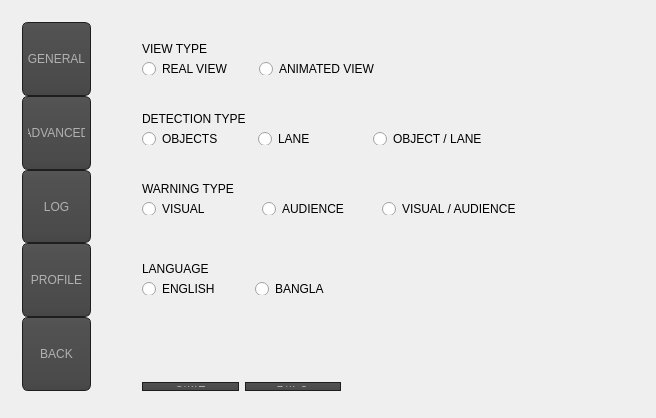
<?xml version="1.0" encoding="UTF-8"?>
<ui version="4.0">
 <class>MainWindow</class>
 <widget class="QMainWindow" name="MainWindow">
  <property name="geometry">
   <rect>
    <x>0</x>
    <y>0</y>
    <width>656</width>
    <height>418</height>
   </rect>
  </property>
  <property name="windowTitle">
   <string> ADAMS KIT V1</string>
  </property>
  <property name="styleSheet">
   <string notr="true">QPushButton
{
    color: #b1b1b1;
    background-color: QLinearGradient( x1: 0, y1: 0, x2: 0, y2: 1, stop: 0 #565656, stop: 0.1 #525252, stop: 0.5 #4e4e4e, stop: 0.9 #4a4a4a, stop: 1 #464646);
    border-width: 1px;
    border-color: #1e1e1e;
    border-style: solid;
    border-radius: 6;
    padding: 3px;
    font-size: 12px;
    padding-left: 5px;
    padding-right: 5px;
}

QPushButton:pressed
{
    background-color: QLinearGradient( x1: 0, y1: 0, x2: 0, y2: 1, stop: 0 #2d2d2d, stop: 0.1 #2b2b2b, stop: 0.5 #292929, stop: 0.9 #282828, stop: 1 #252525);
}

QPushButton:hover
{
    
}

QPushButton:focus {
    border: 2px solid QLinearGradient( x1: 0, y1: 0, x2: 0, y2: 1, stop: 0 #ffa02f, stop: 1 #d7801a);
}

QRadioButton:focus {
    border: 2px solid QLinearGradient( x1: 0, y1: 0, x2: 0, y2: 1, stop: 0 #ffa02f, stop: 1 #d7801a);
}

QSlider:focus {
    border: 2px solid QLinearGradient( x1: 0, y1: 0, x2: 0, y2: 1, stop: 0 #ffa02f, stop: 1 #d7801a);
}</string>
  </property>
  <widget class="QWidget" name="centralWidget">
   <layout class="QGridLayout" name="gridLayout">
    <item row="0" column="0">
     <widget class="QStackedWidget" name="stackedWidget">
      <property name="autoFillBackground">
       <bool>false</bool>
      </property>
      <property name="styleSheet">
       <string notr="true"/>
      </property>
      <property name="currentIndex">
       <number>0</number>
      </property>
      <widget class="QWidget" name="settingsPage">
       <property name="styleSheet">
        <string notr="true"/>
       </property>
       <widget class="QStackedWidget" name="stackedWidget_2">
        <property name="geometry">
         <rect>
          <x>90</x>
          <y>0</y>
          <width>551</width>
          <height>401</height>
         </rect>
        </property>
        <widget class="QWidget" name="generalPage">
         <widget class="QWidget" name="layoutWidget">
          <property name="geometry">
           <rect>
            <x>30</x>
            <y>360</y>
            <width>221</width>
            <height>31</height>
           </rect>
          </property>
          <layout class="QHBoxLayout" name="horizontalLayout_5">
           <item>
            <widget class="QPushButton" name="saveGeneral">
             <property name="sizePolicy">
              <sizepolicy hsizetype="Minimum" vsizetype="Preferred">
               <horstretch>0</horstretch>
               <verstretch>0</verstretch>
              </sizepolicy>
             </property>
             <property name="text">
              <string>SAVE</string>
             </property>
            </widget>
           </item>
           <item>
            <widget class="QPushButton" name="backGeneral">
             <property name="sizePolicy">
              <sizepolicy hsizetype="Minimum" vsizetype="Preferred">
               <horstretch>0</horstretch>
               <verstretch>0</verstretch>
              </sizepolicy>
             </property>
             <property name="text">
              <string>BACK</string>
             </property>
            </widget>
           </item>
          </layout>
         </widget>
         <widget class="QWidget" name="layoutWidget">
          <property name="geometry">
           <rect>
            <x>30</x>
            <y>160</y>
            <width>401</width>
            <height>55</height>
           </rect>
          </property>
          <layout class="QVBoxLayout" name="verticalLayout_4">
           <item>
            <widget class="QLabel" name="label_3">
             <property name="text">
              <string>WARNING TYPE</string>
             </property>
            </widget>
           </item>
           <item>
            <layout class="QHBoxLayout" name="horizontalLayout_4">
             <item>
              <widget class="QRadioButton" name="VISUAL">
               <property name="text">
                <string>VISUAL</string>
               </property>
              </widget>
             </item>
             <item>
              <widget class="QRadioButton" name="AUDIENCE">
               <property name="text">
                <string>AUDIENCE</string>
               </property>
              </widget>
             </item>
             <item>
              <widget class="QRadioButton" name="VISUALAUDIENCE">
               <property name="text">
                <string>VISUAL / AUDIENCE</string>
               </property>
              </widget>
             </item>
            </layout>
           </item>
          </layout>
         </widget>
         <widget class="QWidget" name="layoutWidget">
          <property name="geometry">
           <rect>
            <x>30</x>
            <y>90</y>
            <width>367</width>
            <height>55</height>
           </rect>
          </property>
          <layout class="QVBoxLayout" name="verticalLayout_3">
           <item>
            <widget class="QLabel" name="label_2">
             <property name="text">
              <string>DETECTION TYPE</string>
             </property>
            </widget>
           </item>
           <item>
            <layout class="QHBoxLayout" name="horizontalLayout_3">
             <item>
              <widget class="QRadioButton" name="OBJECTS">
               <property name="text">
                <string>OBJECTS</string>
               </property>
              </widget>
             </item>
             <item>
              <widget class="QRadioButton" name="LANE">
               <property name="text">
                <string>LANE</string>
               </property>
              </widget>
             </item>
             <item>
              <widget class="QRadioButton" name="OBJECTLANE">
               <property name="text">
                <string>OBJECT / LANE</string>
               </property>
              </widget>
             </item>
            </layout>
           </item>
          </layout>
         </widget>
         <widget class="QWidget" name="layoutWidget">
          <property name="geometry">
           <rect>
            <x>30</x>
            <y>20</y>
            <width>261</width>
            <height>55</height>
           </rect>
          </property>
          <layout class="QVBoxLayout" name="verticalLayout_2">
           <item>
            <widget class="QLabel" name="label">
             <property name="text">
              <string>VIEW TYPE</string>
             </property>
            </widget>
           </item>
           <item>
            <layout class="QHBoxLayout" name="horizontalLayout_2">
             <item>
              <widget class="QRadioButton" name="REAL">
               <property name="text">
                <string>REAL VIEW</string>
               </property>
              </widget>
             </item>
             <item>
              <widget class="QRadioButton" name="ANIMATED">
               <property name="text">
                <string>ANIMATED VIEW</string>
               </property>
              </widget>
             </item>
            </layout>
           </item>
          </layout>
         </widget>
         <widget class="QWidget" name="layoutWidget">
          <property name="geometry">
           <rect>
            <x>30</x>
            <y>240</y>
            <width>241</width>
            <height>55</height>
           </rect>
          </property>
          <layout class="QVBoxLayout" name="verticalLayout_10">
           <item>
            <widget class="QLabel" name="label_9">
             <property name="text">
              <string>LANGUAGE</string>
             </property>
            </widget>
           </item>
           <item>
            <layout class="QHBoxLayout" name="horizontalLayout_7">
             <item>
              <widget class="QRadioButton" name="ENGLISH">
               <property name="text">
                <string>ENGLISH</string>
               </property>
              </widget>
             </item>
             <item>
              <widget class="QRadioButton" name="BANGLA">
               <property name="text">
                <string>BANGLA</string>
               </property>
              </widget>
             </item>
            </layout>
           </item>
          </layout>
         </widget>
        </widget>
        <widget class="QWidget" name="advancedPage">
         <widget class="QWidget" name="layoutWidget">
          <property name="geometry">
           <rect>
            <x>30</x>
            <y>20</y>
            <width>411</width>
            <height>184</height>
           </rect>
          </property>
          <layout class="QVBoxLayout" name="verticalLayout_8">
           <property name="spacing">
            <number>10</number>
           </property>
           <item>
            <layout class="QVBoxLayout" name="verticalLayout_5">
             <item>
              <widget class="QLabel" name="label_4">
               <property name="text">
                <string>OBJECT DETECTION</string>
               </property>
              </widget>
             </item>
             <item>
              <widget class="QSlider" name="objectSlider">
               <property name="orientation">
                <enum>Qt::Horizontal</enum>
               </property>
              </widget>
             </item>
            </layout>
           </item>
           <item>
            <layout class="QVBoxLayout" name="verticalLayout_6">
             <item>
              <widget class="QLabel" name="label_5">
               <property name="text">
                <string>LANE DETECTION</string>
               </property>
              </widget>
             </item>
             <item>
              <widget class="QSlider" name="LaneSlider">
               <property name="orientation">
                <enum>Qt::Horizontal</enum>
               </property>
              </widget>
             </item>
            </layout>
           </item>
           <item>
            <layout class="QVBoxLayout" name="verticalLayout_7">
             <item>
              <widget class="QLabel" name="label_6">
               <property name="text">
                <string>VOLUME</string>
               </property>
              </widget>
             </item>
             <item>
              <widget class="QSlider" name="volumeSlider">
               <property name="orientation">
                <enum>Qt::Horizontal</enum>
               </property>
              </widget>
             </item>
            </layout>
           </item>
          </layout>
         </widget>
         <widget class="QWidget" name="layoutWidget">
          <property name="geometry">
           <rect>
            <x>30</x>
            <y>360</y>
            <width>221</width>
            <height>31</height>
           </rect>
          </property>
          <layout class="QHBoxLayout" name="horizontalLayout_6">
           <item>
            <widget class="QPushButton" name="saveAdvanced">
             <property name="sizePolicy">
              <sizepolicy hsizetype="Minimum" vsizetype="Preferred">
               <horstretch>0</horstretch>
               <verstretch>0</verstretch>
              </sizepolicy>
             </property>
             <property name="text">
              <string>SAVE</string>
             </property>
            </widget>
           </item>
           <item>
            <widget class="QPushButton" name="backAdvanced">
             <property name="sizePolicy">
              <sizepolicy hsizetype="Minimum" vsizetype="Preferred">
               <horstretch>0</horstretch>
               <verstretch>0</verstretch>
              </sizepolicy>
             </property>
             <property name="text">
              <string>BACK</string>
             </property>
            </widget>
           </item>
          </layout>
         </widget>
        </widget>
        <widget class="QWidget" name="logPage">
         <widget class="QWidget" name="layoutWidget">
          <property name="geometry">
           <rect>
            <x>220</x>
            <y>60</y>
            <width>127</width>
            <height>241</height>
           </rect>
          </property>
          <layout class="QVBoxLayout" name="verticalLayout_9">
           <item>
            <widget class="QPushButton" name="motionButton">
             <property name="sizePolicy">
              <sizepolicy hsizetype="Minimum" vsizetype="Preferred">
               <horstretch>0</horstretch>
               <verstretch>0</verstretch>
              </sizepolicy>
             </property>
             <property name="text">
              <string>MOTION</string>
             </property>
            </widget>
           </item>
           <item>
            <widget class="QPushButton" name="gpsButton">
             <property name="sizePolicy">
              <sizepolicy hsizetype="Minimum" vsizetype="Preferred">
               <horstretch>0</horstretch>
               <verstretch>0</verstretch>
              </sizepolicy>
             </property>
             <property name="text">
              <string>GPS</string>
             </property>
            </widget>
           </item>
           <item>
            <widget class="QPushButton" name="videoButton">
             <property name="sizePolicy">
              <sizepolicy hsizetype="Minimum" vsizetype="Preferred">
               <horstretch>0</horstretch>
               <verstretch>0</verstretch>
              </sizepolicy>
             </property>
             <property name="text">
              <string>VIDEO</string>
             </property>
            </widget>
           </item>
           <item>
            <widget class="QPushButton" name="formatButton">
             <property name="sizePolicy">
              <sizepolicy hsizetype="Minimum" vsizetype="Preferred">
               <horstretch>0</horstretch>
               <verstretch>0</verstretch>
              </sizepolicy>
             </property>
             <property name="text">
              <string>FORMAT SD CARD</string>
             </property>
            </widget>
           </item>
           <item>
            <widget class="QPushButton" name="unmountButton">
             <property name="sizePolicy">
              <sizepolicy hsizetype="Minimum" vsizetype="Preferred">
               <horstretch>0</horstretch>
               <verstretch>0</verstretch>
              </sizepolicy>
             </property>
             <property name="text">
              <string>UNMOUNT SD CARD</string>
             </property>
            </widget>
           </item>
           <item>
            <widget class="QPushButton" name="logBackButton">
             <property name="sizePolicy">
              <sizepolicy hsizetype="Minimum" vsizetype="Preferred">
               <horstretch>0</horstretch>
               <verstretch>0</verstretch>
              </sizepolicy>
             </property>
             <property name="text">
              <string>BACK</string>
             </property>
            </widget>
           </item>
          </layout>
         </widget>
        </widget>
        <widget class="QWidget" name="profilePage">
         <widget class="QWidget" name="layoutWidget">
          <property name="geometry">
           <rect>
            <x>30</x>
            <y>20</y>
            <width>401</width>
            <height>62</height>
           </rect>
          </property>
          <layout class="QFormLayout" name="formLayout">
           <property name="horizontalSpacing">
            <number>20</number>
           </property>
           <item row="0" column="0">
            <widget class="QLabel" name="label_7">
             <property name="text">
              <string>PERFORMANCE INDEX</string>
             </property>
            </widget>
           </item>
           <item row="0" column="1">
            <widget class="QLineEdit" name="lineEdit"/>
           </item>
           <item row="1" column="0">
            <widget class="QLabel" name="label_8">
             <property name="text">
              <string>LICENSE</string>
             </property>
            </widget>
           </item>
           <item row="1" column="1">
            <widget class="QLineEdit" name="lineEdit_2"/>
           </item>
          </layout>
         </widget>
        </widget>
       </widget>
       <widget class="QWidget" name="layoutWidget">
        <property name="geometry">
         <rect>
          <x>0</x>
          <y>0</y>
          <width>91</width>
          <height>391</height>
         </rect>
        </property>
        <layout class="QVBoxLayout" name="verticalLayout">
         <property name="spacing">
          <number>0</number>
         </property>
         <item>
          <widget class="QPushButton" name="generalButton">
           <property name="sizePolicy">
            <sizepolicy hsizetype="Minimum" vsizetype="Preferred">
             <horstretch>0</horstretch>
             <verstretch>0</verstretch>
            </sizepolicy>
           </property>
           <property name="text">
            <string>GENERAL</string>
           </property>
          </widget>
         </item>
         <item>
          <widget class="QPushButton" name="advancedButton">
           <property name="sizePolicy">
            <sizepolicy hsizetype="Minimum" vsizetype="Preferred">
             <horstretch>0</horstretch>
             <verstretch>0</verstretch>
            </sizepolicy>
           </property>
           <property name="text">
            <string>ADVANCED</string>
           </property>
          </widget>
         </item>
         <item>
          <widget class="QPushButton" name="logButton">
           <property name="sizePolicy">
            <sizepolicy hsizetype="Minimum" vsizetype="Preferred">
             <horstretch>0</horstretch>
             <verstretch>0</verstretch>
            </sizepolicy>
           </property>
           <property name="text">
            <string>LOG</string>
           </property>
          </widget>
         </item>
         <item>
          <widget class="QPushButton" name="profileButton">
           <property name="sizePolicy">
            <sizepolicy hsizetype="Minimum" vsizetype="Preferred">
             <horstretch>0</horstretch>
             <verstretch>0</verstretch>
            </sizepolicy>
           </property>
           <property name="text">
            <string>PROFILE</string>
           </property>
          </widget>
         </item>
         <item>
          <widget class="QPushButton" name="backButton">
           <property name="sizePolicy">
            <sizepolicy hsizetype="Minimum" vsizetype="Preferred">
             <horstretch>0</horstretch>
             <verstretch>0</verstretch>
            </sizepolicy>
           </property>
           <property name="text">
            <string>BACK</string>
           </property>
          </widget>
         </item>
        </layout>
       </widget>
      </widget>
      <widget class="QWidget" name="onPage">
       <property name="styleSheet">
        <string notr="true"/>
       </property>
       <widget class="QWidget" name="layoutWidget">
        <property name="geometry">
         <rect>
          <x>180</x>
          <y>110</y>
          <width>231</width>
          <height>121</height>
         </rect>
        </property>
        <layout class="QHBoxLayout" name="horizontalLayout">
         <item>
          <widget class="QPushButton" name="onButton">
           <property name="sizePolicy">
            <sizepolicy hsizetype="Minimum" vsizetype="Preferred">
             <horstretch>0</horstretch>
             <verstretch>0</verstretch>
            </sizepolicy>
           </property>
           <property name="text">
            <string>TURN ON</string>
           </property>
          </widget>
         </item>
         <item>
          <widget class="QPushButton" name="settingsButton">
           <property name="sizePolicy">
            <sizepolicy hsizetype="Minimum" vsizetype="Preferred">
             <horstretch>0</horstretch>
             <verstretch>0</verstretch>
            </sizepolicy>
           </property>
           <property name="text">
            <string>SETTINGS</string>
           </property>
          </widget>
         </item>
        </layout>
       </widget>
      </widget>
     </widget>
    </item>
   </layout>
  </widget>
 </widget>
 <layoutdefault spacing="6" margin="11"/>
 <tabstops>
  <tabstop>onButton</tabstop>
  <tabstop>settingsButton</tabstop>
  <tabstop>generalButton</tabstop>
  <tabstop>advancedButton</tabstop>
  <tabstop>logButton</tabstop>
  <tabstop>profileButton</tabstop>
  <tabstop>backButton</tabstop>
  <tabstop>REAL</tabstop>
  <tabstop>ANIMATED</tabstop>
  <tabstop>OBJECTS</tabstop>
  <tabstop>LANE</tabstop>
  <tabstop>OBJECTLANE</tabstop>
  <tabstop>VISUAL</tabstop>
  <tabstop>AUDIENCE</tabstop>
  <tabstop>VISUALAUDIENCE</tabstop>
  <tabstop>ENGLISH</tabstop>
  <tabstop>BANGLA</tabstop>
  <tabstop>saveGeneral</tabstop>
  <tabstop>backGeneral</tabstop>
  <tabstop>objectSlider</tabstop>
  <tabstop>LaneSlider</tabstop>
  <tabstop>volumeSlider</tabstop>
  <tabstop>saveAdvanced</tabstop>
  <tabstop>backAdvanced</tabstop>
  <tabstop>motionButton</tabstop>
  <tabstop>gpsButton</tabstop>
  <tabstop>videoButton</tabstop>
  <tabstop>formatButton</tabstop>
  <tabstop>unmountButton</tabstop>
  <tabstop>logBackButton</tabstop>
  <tabstop>lineEdit</tabstop>
  <tabstop>lineEdit_2</tabstop>
 </tabstops>
 <resources/>
 <connections/>
</ui>
